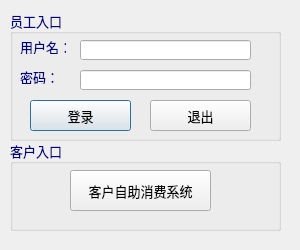
<ui version="4.0" >
 <class>entryClass</class>
 <widget class="QDialog" name="entryClass" >
  <property name="geometry" >
   <rect>
    <x>0</x>
    <y>0</y>
    <width>300</width>
    <height>250</height>
   </rect>
  </property>
  <property name="minimumSize" >
   <size>
    <width>300</width>
    <height>250</height>
   </size>
  </property>
  <property name="maximumSize" >
   <size>
    <width>300</width>
    <height>250</height>
   </size>
  </property>
  <property name="palette" >
   <palette>
    <active>
     <colorrole role="WindowText" >
      <brush brushstyle="SolidPattern" >
       <color alpha="255" >
        <red>0</red>
        <green>0</green>
        <blue>127</blue>
       </color>
      </brush>
     </colorrole>
    </active>
    <inactive>
     <colorrole role="WindowText" >
      <brush brushstyle="SolidPattern" >
       <color alpha="255" >
        <red>0</red>
        <green>0</green>
        <blue>127</blue>
       </color>
      </brush>
     </colorrole>
    </inactive>
    <disabled>
     <colorrole role="WindowText" >
      <brush brushstyle="SolidPattern" >
       <color alpha="255" >
        <red>120</red>
        <green>120</green>
        <blue>120</blue>
       </color>
      </brush>
     </colorrole>
    </disabled>
   </palette>
  </property>
  <property name="windowTitle" >
   <string>Darwin美容业信息系统</string>
  </property>
  <widget class="QGroupBox" name="groupBoxShop" >
   <property name="geometry" >
    <rect>
     <x>10</x>
     <y>10</y>
     <width>271</width>
     <height>131</height>
    </rect>
   </property>
   <property name="font" >
    <font>
     <family>微软雅黑</family>
     <pointsize>10</pointsize>
     <weight>50</weight>
     <italic>false</italic>
     <bold>false</bold>
     <underline>false</underline>
     <strikeout>false</strikeout>
    </font>
   </property>
   <property name="title" >
    <string>员工入口</string>
   </property>
   <widget class="QLabel" name="labelID" >
    <property name="geometry" >
     <rect>
      <x>10</x>
      <y>30</y>
      <width>46</width>
      <height>14</height>
     </rect>
    </property>
    <property name="font" >
     <font>
      <family>微软雅黑</family>
      <pointsize>10</pointsize>
      <weight>50</weight>
      <italic>false</italic>
      <bold>false</bold>
      <underline>false</underline>
      <strikeout>false</strikeout>
     </font>
    </property>
    <property name="text" >
     <string>用户名：</string>
    </property>
   </widget>
   <widget class="QLabel" name="label_2" >
    <property name="geometry" >
     <rect>
      <x>10</x>
      <y>60</y>
      <width>46</width>
      <height>14</height>
     </rect>
    </property>
    <property name="font" >
     <font>
      <family>微软雅黑</family>
      <pointsize>10</pointsize>
      <weight>50</weight>
      <italic>false</italic>
      <bold>false</bold>
      <underline>false</underline>
      <strikeout>false</strikeout>
     </font>
    </property>
    <property name="text" >
     <string>密码：</string>
    </property>
   </widget>
   <widget class="QLineEdit" name="lineEditID" >
    <property name="geometry" >
     <rect>
      <x>70</x>
      <y>30</y>
      <width>171</width>
      <height>20</height>
     </rect>
    </property>
    <property name="font" >
     <font>
      <pointsize>10</pointsize>
     </font>
    </property>
   </widget>
   <widget class="QLineEdit" name="lineEditPW" >
    <property name="geometry" >
     <rect>
      <x>70</x>
      <y>60</y>
      <width>171</width>
      <height>20</height>
     </rect>
    </property>
    <property name="font" >
     <font>
      <pointsize>10</pointsize>
     </font>
    </property>
   </widget>
   <widget class="QPushButton" name="pushButtonLogin" >
    <property name="geometry" >
     <rect>
      <x>20</x>
      <y>90</y>
      <width>101</width>
      <height>31</height>
     </rect>
    </property>
    <property name="font" >
     <font>
      <family>微软雅黑</family>
      <pointsize>10</pointsize>
      <weight>50</weight>
      <italic>false</italic>
      <bold>false</bold>
      <underline>false</underline>
      <strikeout>false</strikeout>
     </font>
    </property>
    <property name="text" >
     <string>登录</string>
    </property>
   </widget>
   <widget class="QPushButton" name="pushButtonExit" >
    <property name="geometry" >
     <rect>
      <x>140</x>
      <y>90</y>
      <width>101</width>
      <height>31</height>
     </rect>
    </property>
    <property name="font" >
     <font>
      <family>微软雅黑</family>
      <pointsize>10</pointsize>
      <weight>50</weight>
      <italic>false</italic>
      <bold>false</bold>
      <underline>false</underline>
      <strikeout>false</strikeout>
     </font>
    </property>
    <property name="text" >
     <string>退出</string>
    </property>
   </widget>
  </widget>
  <widget class="QGroupBox" name="groupBoxCustom" >
   <property name="geometry" >
    <rect>
     <x>10</x>
     <y>140</y>
     <width>271</width>
     <height>91</height>
    </rect>
   </property>
   <property name="font" >
    <font>
     <family>微软雅黑</family>
     <pointsize>10</pointsize>
     <weight>50</weight>
     <italic>false</italic>
     <bold>false</bold>
     <underline>false</underline>
     <strikeout>false</strikeout>
    </font>
   </property>
   <property name="title" >
    <string>客户入口</string>
   </property>
   <widget class="QPushButton" name="pushButtonShopDynamic" >
    <property name="geometry" >
     <rect>
      <x>60</x>
      <y>30</y>
      <width>141</width>
      <height>41</height>
     </rect>
    </property>
    <property name="font" >
     <font>
      <family>微软雅黑</family>
      <pointsize>10</pointsize>
      <weight>50</weight>
      <italic>false</italic>
      <bold>false</bold>
      <underline>false</underline>
      <strikeout>false</strikeout>
     </font>
    </property>
    <property name="text" >
     <string>客户自助消费系统</string>
    </property>
   </widget>
  </widget>
 </widget>
 <layoutdefault spacing="6" margin="11" />
 <resources/>
 <connections>
  <connection>
   <sender>pushButtonExit</sender>
   <signal>clicked()</signal>
   <receiver>entryClass</receiver>
   <slot>close()</slot>
   <hints>
    <hint type="sourcelabel" >
     <x>252</x>
     <y>133</y>
    </hint>
    <hint type="destinationlabel" >
     <x>376</x>
     <y>168</y>
    </hint>
   </hints>
  </connection>
 </connections>
</ui>
